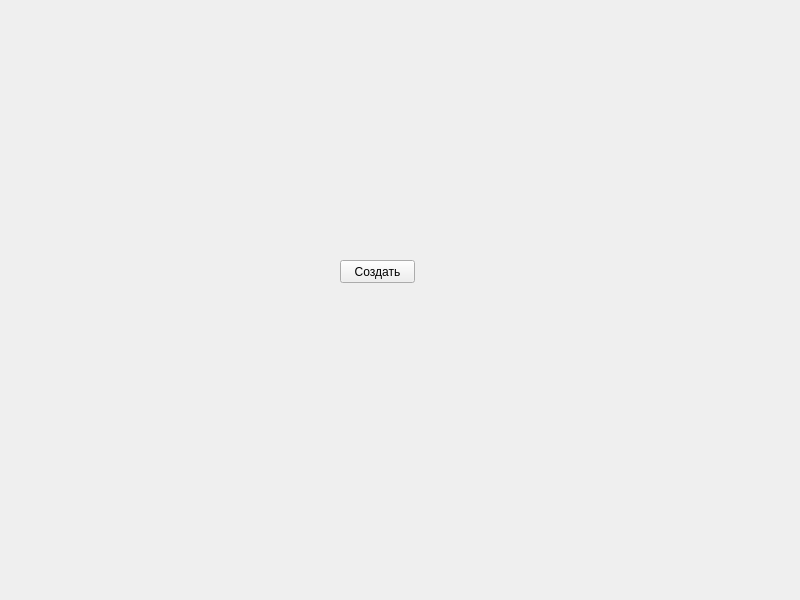
<?xml version="1.0" encoding="UTF-8"?>
<ui version="4.0">
 <class>MainWindow</class>
 <widget class="QMainWindow" name="MainWindow">
  <property name="geometry">
   <rect>
    <x>0</x>
    <y>0</y>
    <width>800</width>
    <height>600</height>
   </rect>
  </property>
  <property name="windowTitle">
   <string>MainWindow</string>
  </property>
  <widget class="QWidget" name="centralwidget">
   <widget class="QPushButton" name="btn">
    <property name="geometry">
     <rect>
      <x>340</x>
      <y>260</y>
      <width>75</width>
      <height>23</height>
     </rect>
    </property>
    <property name="text">
     <string>Создать</string>
    </property>
   </widget>
  </widget>
 </widget>
 <resources/>
 <connections/>
</ui>
